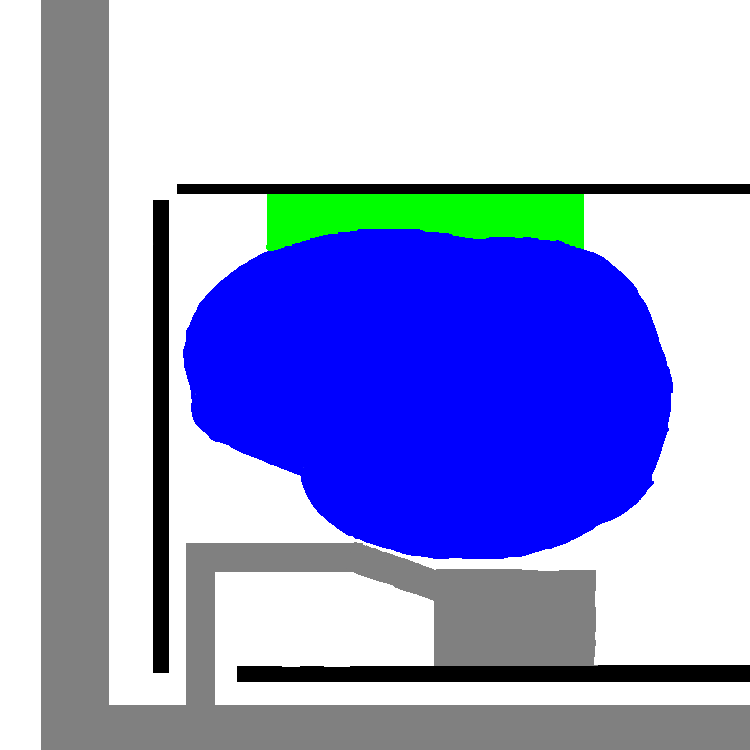
#> input picture Pathing/explore_paint/terrain.png, 750 x 750 px
$ python new.py
#> lines starting #> are read from the running program, lines starting #| are printed output that depends on the picture; after the words box and inside, x2 and y2 are one past the last pixel; in counts of white or black regions, pixels touching at a corner belong together
import numpy as np
import cv2
import heapq

class PriorityQueue:
	def __init__(self):
		self.q=[]
		self.lookup={}
		self.i=0

	def add(self,cost,elem):
		if elem in self.lookup:
			if self.lookup[elem][0]>cost:
				self.remove(elem)
			else:
				return
		entry=[cost,-self.i,elem]
		self.i+=1
		heapq.heappush(self.q,entry)
		self.lookup[elem]=entry

	def pop(self):
		elem=False
		while not elem:
			cost,_,elem=heapq.heappop(self.q)
		self.lookup.pop(elem)
		return elem

	def remove(self,elem):
		entry=self.lookup.pop(elem)
		entry[-1]=False

	def __len__(self):
		return len(self.lookup)

def show(img,wait=0):
	img=cv2.resize(img,None,fx=1,fy=1,interpolation=cv2.INTER_NEAREST)
	cv2.imshow("img",img)
	cv2.waitKey(wait)

def normalize(x):
	x=x*1.0
	x-=x.min()
	x/=x.max()
	x*=255.999
	return np.uint8(x)

terrain = cv2.imread("terrain.png")
#> terrain is the input picture: shape (750, 750, 3); mean B, G, R 215, 163.6, 157.5
h,w, _ = terrain.shape
#> h = 750; w = 750
map = np.zeros((w,h),dtype=np.uint8)

cost_key = {(0,0,0): 255,
			 (255,0,0): 50,
			 (0,255,0): 15,
			 (255,255,255): 5,
			 (128,128,128): 1}
for k,v in cost_key.items():
	map[np.all(terrain==k,axis=-1)]=v

costs=map*0.0-1

starty,startx = 15,75
endy,endx =250,700
costs[starty,startx]=0

def heuristic(x,y):
	return (abs(x-endx)+abs(y-endy))*.9
def trace_heuristic(x,y):
	return (abs(x-startx)+abs(y-starty))*.9

queue=PriorityQueue()
queue.add(0,(starty,startx))

i=0
show(normalize(costs))
#> in show, `cv2.imshow("img",img)`:
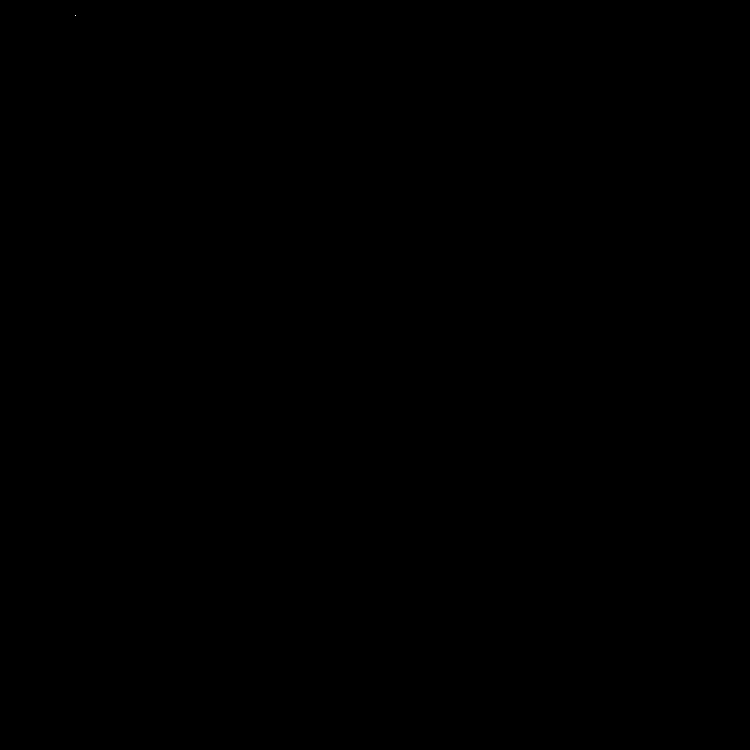
#> window 'img': shape (750, 750); 0% white in thin lines or dots, all inside (x1, y1, x2, y2) = (75, 15, 76, 16)
while queue:
	i+=1
	cx,cy=queue.pop()
	if cx==endy and cy==endx:
		break
	ccost=costs[cx,cy]
	if i%1000==0:
		show(normalize(costs),1)
	for dx,dy in (1,0),(-1,0),(0,1),(0,-1):
		px=cx+dx
		py=cy+dy
		if px<0 or px>=w or py<0 or py>=h:
			continue
		pcost=ccost+map[px,py]
		if costs[px,py]==-1 or pcost<costs[px,py]:
			costs[px,py]=pcost
			queue.add(pcost+heuristic(px,py),(px,py))


path=[(endy,endx)]
traced = terrain.copy()
traced[endy,endx] = [0,0,255]
#> traced: shape (750, 750, 3); under 0.01% of pixels changed, all inside (x1, y1, x2, y2) = (700, 250, 701, 251)
while path[0]!=(starty,startx):
	x,y=path[0]
	cost_list = {}
	for dx,dy in (1,0),(-1,0),(0,1),(0,-1):
		px=x+dx
		py=y+dy
		if px<0 or px>=w or py<0 or py>=h or (px,py) in path or costs[px,py] == -1:
			continue
		cost_list[costs[px,py] + trace_heuristic(px,py)] = (dx,dy)
	path.insert(0,(x+cost_list[min(cost_list)][0],y+cost_list[min(cost_list)][1]))
	traced[path[0][0],path[0][1]] = [0,0,255]
	show(traced,1)
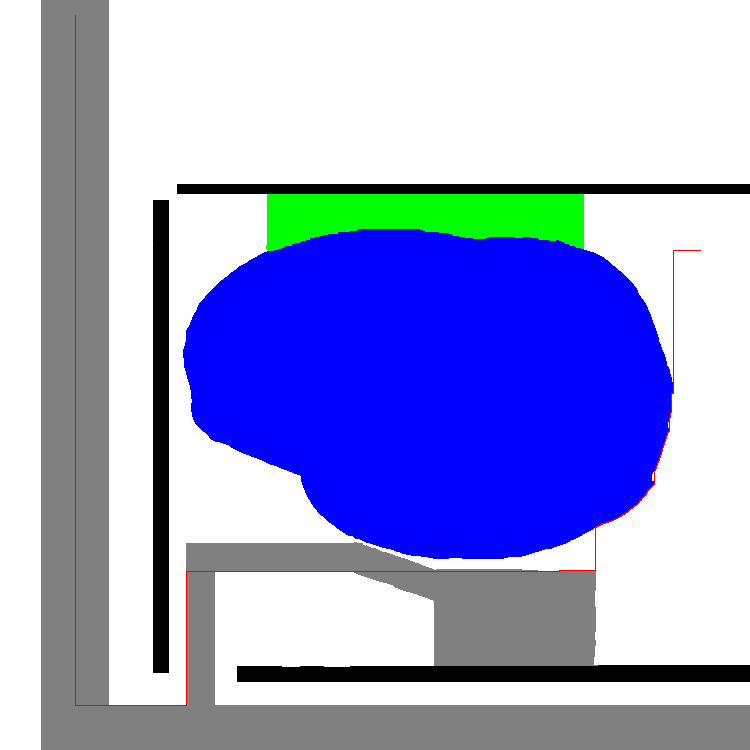
#> traced: shape (750, 750, 3); mean B, G, R 214.5, 163.1, 157.8
#> after the loop, path = 1771 pairs, first value 15 to 705, second value 75 to 700
show(traced)
